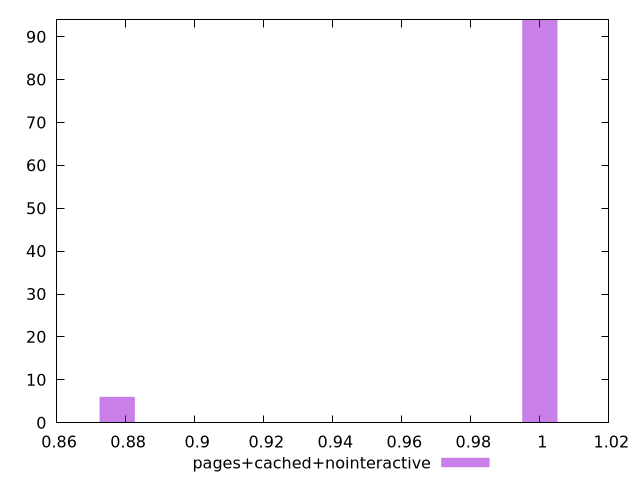

Reproduce this figure in gnuplot.
$_pagesCachedNointeractive <<EOF
0.9999996309641896 94
0.8775506965604113 6
EOF
set key outside below
set terminal pngcairo
set output "report_00005_2020-11-02T22-26-11.212Z/unminified-css/pages+cached+nointeractive//hist.png"
set yrange [0:94]
set boxwidth 0.010204077866981527
set style fill transparent solid 0.5 noborder
plot $_pagesCachedNointeractive title "pages+cached+nointeractive" with boxes ,
